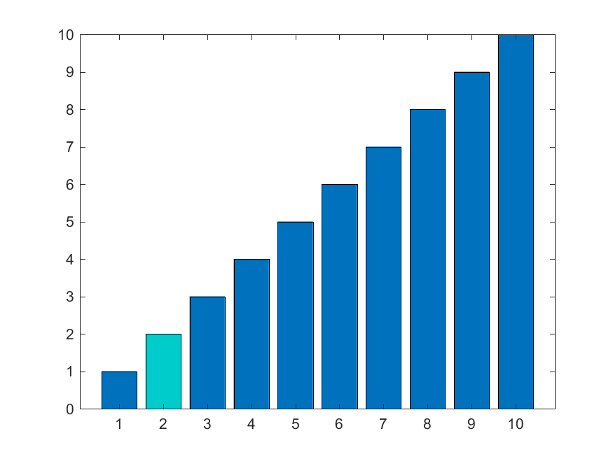
#> input picture photos/bar.png, 613 x 459 px, given in place of the camera
$ python change_colorspaces.py
#> lines starting #> are read from the running program, lines starting #| are printed output that depends on the picture; after the words box and inside, x2 and y2 are one past the last pixel; in counts of white or black regions, pixels touching at a corner belong together
import cv2 as cv
import numpy as np

cap = cv.VideoCapture(0)

while(1):

    # Take each frame
    _, frame = cap.read()
#> frame is the input picture: shape (459, 613, 3); mean B, G, R 234, 215.9, 186.5

    # Convert BGR to HSV
    hsv = cv.cvtColor(frame, cv.COLOR_BGR2HSV)
#> hsv: shape (459, 613, 3); mean H, S, V 26.8, 66, 234.1

    # define range of blue color in HSV
    lower_red = np.array([0,50,150])
    upper_red = np.array([10,255,255])

    lower_blue = np.array([90, 140, 50])
    upper_blue = np.array([130,255, 255])

    lower_green = np.array([36, 50, 50])
    upper_green = np.array([85, 250, 255])

    # Threshold the HSV image to get only blue colors
    mask1 = cv.inRange(hsv, lower_red, upper_red)
#> mask1: shape (459, 613); every value is 0
    mask2 = cv.inRange(hsv, lower_blue,upper_blue )
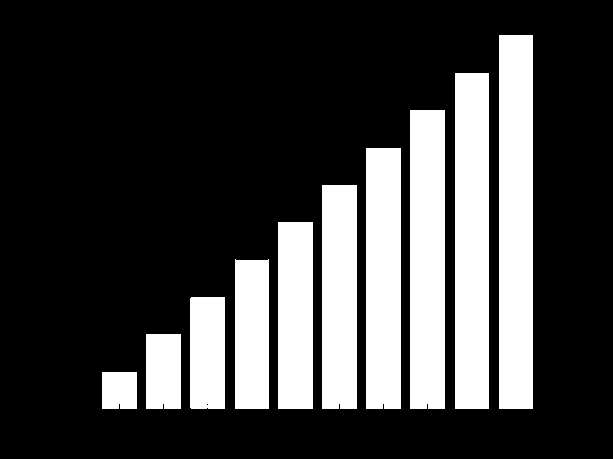
#> mask2: shape (459, 613); 25.2% white; 10 white regions, largest, box (x1, y1, x2, y2) and area: (499, 35, 533, 409) 12716, (455, 73, 489, 409) 11424, (410, 110, 445, 409) 10460
    mask3 = cv.inRange(hsv, lower_green, upper_green)

    mask = mask1 | mask2 | mask3
    # Bitwise-AND mask and original image
    res = cv.bitwise_and(frame,frame, mask= mask)
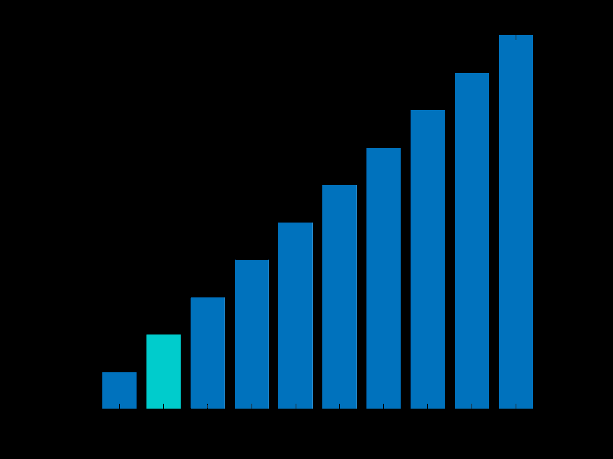
#> res: shape (459, 613, 3); mean B, G, R 47.5, 29.4, 0.1

    cv.imshow('frame',frame)
    cv.imshow('mask',mask)
    cv.imshow('res',res)
    k = cv.waitKey(5) & 0xFF
#> (key Esc is pressed here)
    if k == 27:
        break

cv.destroyAllWindows()
